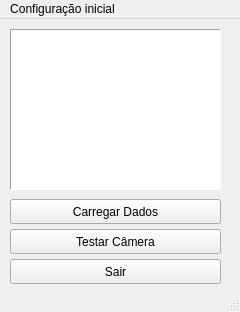
<?xml version="1.0" encoding="UTF-8"?>
<ui version="4.0">
 <class>BemVindo</class>
 <widget class="QMainWindow" name="BemVindo">
  <property name="windowModality">
   <enum>Qt::NonModal</enum>
  </property>
  <property name="geometry">
   <rect>
    <x>0</x>
    <y>0</y>
    <width>240</width>
    <height>312</height>
   </rect>
  </property>
  <property name="windowTitle">
   <string>Bem vindo</string>
  </property>
  <property name="tabShape">
   <enum>QTabWidget::Triangular</enum>
  </property>
  <widget class="QWidget" name="centralwidget">
   <widget class="QPushButton" name="pushButton">
    <property name="geometry">
     <rect>
      <x>10</x>
      <y>180</y>
      <width>211</width>
      <height>25</height>
     </rect>
    </property>
    <property name="text">
     <string>Carregar Dados</string>
    </property>
   </widget>
   <widget class="QPushButton" name="pushButton_2">
    <property name="geometry">
     <rect>
      <x>10</x>
      <y>210</y>
      <width>211</width>
      <height>25</height>
     </rect>
    </property>
    <property name="text">
     <string>Testar Câmera</string>
    </property>
   </widget>
   <widget class="QPushButton" name="pushButton_3">
    <property name="geometry">
     <rect>
      <x>10</x>
      <y>240</y>
      <width>211</width>
      <height>25</height>
     </rect>
    </property>
    <property name="text">
     <string>Sair</string>
    </property>
   </widget>
   <widget class="QGraphicsView" name="graphicsView">
    <property name="geometry">
     <rect>
      <x>10</x>
      <y>10</y>
      <width>211</width>
      <height>161</height>
     </rect>
    </property>
    <property name="frameShape">
     <enum>QFrame::Panel</enum>
    </property>
    <property name="frameShadow">
     <enum>QFrame::Sunken</enum>
    </property>
    <property name="interactive">
     <bool>false</bool>
    </property>
   </widget>
  </widget>
  <widget class="QMenuBar" name="menubar">
   <property name="geometry">
    <rect>
     <x>0</x>
     <y>0</y>
     <width>240</width>
     <height>22</height>
    </rect>
   </property>
   <widget class="QMenu" name="menuConfigura_o_inicial">
    <property name="title">
     <string>Configuração inicial</string>
    </property>
   </widget>
   <addaction name="menuConfigura_o_inicial"/>
  </widget>
  <widget class="QStatusBar" name="statusbar"/>
 </widget>
 <resources/>
 <connections/>
</ui>
